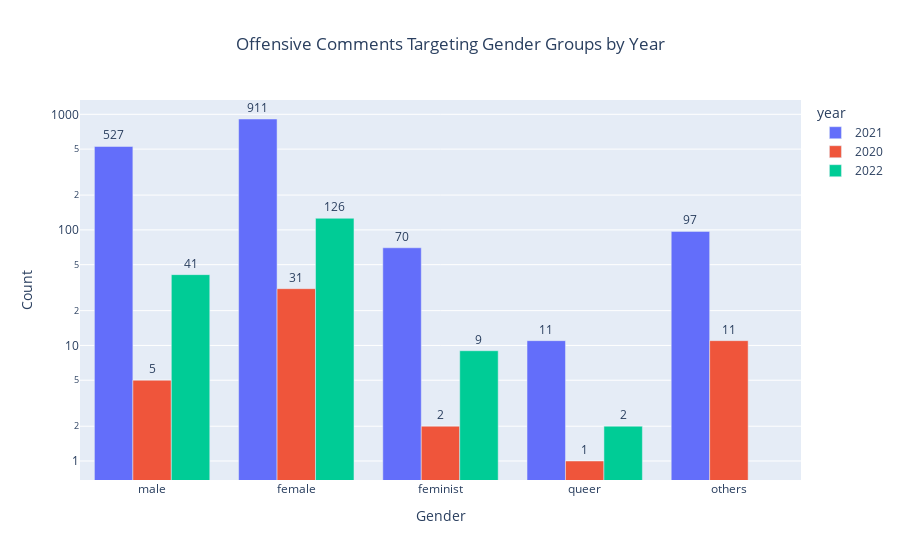

Notebook code for this chart:
### Code cell
# pandas 관련 import  
import pandas as pd  # 데이터프레임 및 데이터 처리 관련 기능 제공  

# plotly 관련 import
import plotly.express as px  # 인터랙티브 시각화 (예: scatter, bar 등) 생성  

# 데이터프레임 로딩 관련 import
from module.df.data_loader import get_gender_year_df  # 성별-연도별 집계 데이터 로딩

# 성별 키워드 순서 지정  
gender_order = [
    "male",  # 남성
    "female",  # 여성
    "feminist",  # 페미니스트
    "queer",  # 퀴어
    "others"  # 기타 성별
]

# 성별-연도별 공격성 댓글 수 집계 데이터를 로딩  
gender_year_counts = get_gender_year_df()
print(gender_year_counts.shape)  # 데이터 확인용 출력
display(gender_year_counts.head())  # 상위 5개 행 미리보기

# 성별(gender)와 연도(year)에 따른 공격성 댓글 수를 막대그래프로 시각화  
fig = px.bar(
    gender_year_counts,  # 시각화에 사용할 데이터프레임
    x="gender",  # x축: 성별
    y="count",  # y축: 공격성 댓글 수
    color="year",  # 색상 구분 기준: 연도
    barmode="group",  # 막대그래프를 그룹형으로 표시
    text="count",  # 각 막대 위에 표시할 수치
    title="Offensive Comments Targeting Gender Groups by Year",  # 그래프 제목
    category_orders={"gender": gender_order}  # 성별 항목의 표시 순서 지정
)

# 각 막대 위에 레이블(수치)를 막대 바깥쪽에 표시하고, 텍스트 형식 지정  
fig.update_traces(textposition='outside', texttemplate='%{text}')

# 레이아웃 설정  
fig.update_layout(
    xaxis_title="Gender",  # x축 제목
    yaxis_title="Count",  # y축 제목
    uniformtext_minsize=8,  # 텍스트 최소 크기 설정
    yaxis_type="log",  # y축을 로그 스케일로 설정
    uniformtext_mode='hide',  # 텍스트가 잘릴 경우 숨김 처리
    title_x=0.5  # 제목을 가로축 중앙에 정렬
)

# 그래프 표시  
fig.show(config={
    'displayModeBar': False,  # 상단 모드바 숨김
    'scrollZoom': False,  # 마우스 스크롤 줌 비활성화
    'displaylogo': False,  # Plotly 로고 숨김
    'editable': False,  # 그래프 요소 편집 비활성화
    'showAxisDragHandles': False  # 축 드래그 핸들 비활성화
})

### Figure 1 — Plotly figure (JSON) as saved in the notebook; plotly's stock layout.template omitted (floating-point values rounded to 4 significant figures)
{"data": [{"alignmentgroup": "True", "hovertemplate": "year=2021<br>gender=%{x}<br>count=%{text}<extra></extra>", "legendgroup": "2021", "marker": {"color": "#636efa", "pattern": {"shape": ""}}, "name": "2021", "offsetgroup": "2021", "orientation": "v", "showlegend": true, "text": [97.0, 527.0, 70.0, 911.0, 11.0], "textposition": "outside", "texttemplate": "%{text}", "type": "bar", "x": ["others", "male", "feminist", "female", "queer"], "xaxis": "x", "y": [97, 527, 70, 911, 11], "yaxis": "y"}, {"alignmentgroup": "True", "hovertemplate": "year=2020<br>gender=%{x}<br>count=%{text}<extra></extra>", "legendgroup": "2020", "marker": {"color": "#EF553B", "pattern": {"shape": ""}}, "name": "2020", "offsetgroup": "2020", "orientation": "v", "showlegend": true, "text": [2.0, 31.0, 1.0, 5.0, 11.0], "textposition": "outside", "texttemplate": "%{text}", "type": "bar", "x": ["feminist", "female", "queer", "male", "others"], "xaxis": "x", "y": [2, 31, 1, 5, 11], "yaxis": "y"}, {"alignmentgroup": "True", "hovertemplate": "year=2022<br>gender=%{x}<br>count=%{text}<extra></extra>", "legendgroup": "2022", "marker": {"color": "#00cc96", "pattern": {"shape": ""}}, "name": "2022", "offsetgroup": "2022", "orientation": "v", "showlegend": true, "text": [126.0, 9.0, 2.0, 41.0], "textposition": "outside", "texttemplate": "%{text}", "type": "bar", "x": ["female", "feminist", "queer", "male"], "xaxis": "x", "y": [126, 9, 2, 41], "yaxis": "y"}], "layout": {"barmode": "group", "legend": {"title": {"text": "year"}, "tracegroupgap": 0}, "title": {"text": "Offensive Comments Targeting Gender Groups by Year", "x": 0.5}, "uniformtext": {"minsize": 8, "mode": "hide"}, "xaxis": {"anchor": "y", "categoryarray": ["male", "female", "feminist", "queer", "others"], "categoryorder": "array", "domain": [0, 1], "title": {"text": "Gender"}}, "yaxis": {"anchor": "x", "domain": [0, 1], "title": {"text": "Count"}, "type": "log"}}}
